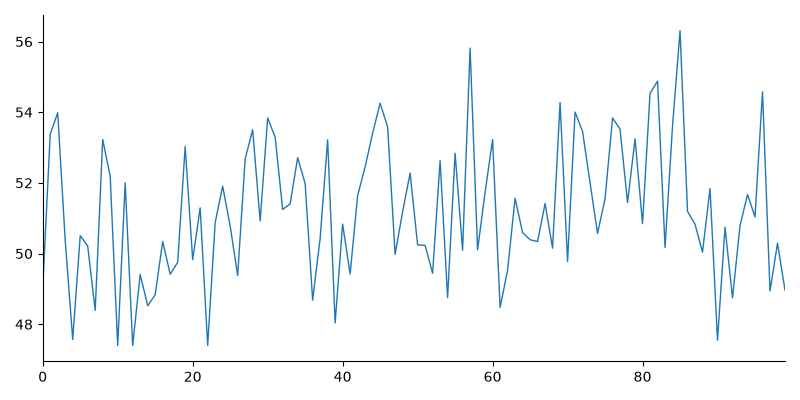
#> input picture samples/chart_01.png, 800 x 400 px; its folder holds only this picture in this run
$ python overlay.py
#> lines starting #> are read from the running program, lines starting #| are printed output that depends on the picture; after the words box and inside, x2 and y2 are one past the last pixel; in counts of white or black regions, pixels touching at a corner belong together
### src/pipeline.py
"""Extract a time series from a line chart image.

Runs plot-area detection, line isolation and (optionally) calibration.
Uses the image alone: nothing here reads the *_meta.json ground truth.

CLI, from the project root:
    python -m src.pipeline image.png --out out.csv
    python -m src.pipeline image.png --list-colors
    python -m src.pipeline image.png --color 1 --xmin 0 --xmax 99 --ymin 40 --ymax 60 --out out.csv
    python -m src.pipeline image.png --box 80 40 810 240 --out out.csv
    python -m src.pipeline image.png --xtick 103 1 --xtick 553 5 --ytick 410 1 --ytick 75 6 --out out.csv
Leave out the axis limits to get relative units: x from 0 to 100% of the plot
width, y from 0 to 100% of the plot height (--pixels gives pixel coordinates
instead). Give the four limits for real values, or --xtick and
--ytick (twice each: pixel, value) instead of the limits to calibrate from two
labelled ticks per axis rather than the box edges. Leave out --color
to use all coloured pixels (or the dark fallback for a black line). Give --box
to set the plot area by hand when detection fails or is wrong.
"""

import argparse

import cv2
import numpy as np
import pandas as pd

from src.calibrate import calibrate
from src.extract import extract_line_pixels, find_plot_area, find_series_colors

# What the x, y columns mean, stored in df.attrs["units"] by extract_series.
UNITS_DATA = "data"
UNITS_RELATIVE = "relative"
UNITS_PIXELS = "pixels"
UNITS_TEXT = {
    UNITS_DATA: "axis values",
    UNITS_RELATIVE: "relative: x in % of the plot width, y in % of the plot height (not real values)",
    UNITS_PIXELS: "pixels in the full image (y grows downwards)",
}

# extract_line_pixels crops this many pixels inside the box, so a manual box
# must leave at least one pixel row/column after cropping.
INSET_PX = 3


def _read_image(img_path):
    img = cv2.imread(str(img_path))
#> img is the input picture: shape (400, 800, 3); mean B, G, R 251, 249, 246.1
    if img is None:
        raise FileNotFoundError(f"Could not read image: {img_path}")
    return img


# [50 lines left out: functions validate_manual_box, validate_ticks, not called in this run]


def _plot_area(img, box):
    """The detected box, or the validated manual one. Returns (box, box_mode)."""
    if box is None:
        return find_plot_area(img)
    return validate_manual_box(box, img.shape), "manual"


# [19 lines left out: functions series_colors, _frame, not called in this run]


def extract_series(
    img_path, x_ref=None, y_ref=None, target_hue=None, box=None, x_ticks=None, y_ticks=None, pixels=False
):
    """Extract the line from the chart at img_path.

    x_ref = (xmin, xmax) and y_ref = (ymin, ymax) are the axis values at the
    edges of the plot area. They are paired with the box edges (left/right,
    bottom/top) to calibrate, and the DataFrame has columns x, y.

    Axis values are optional. With neither limits nor ticks, x and y are in
    relative units: x from 0 (left edge of the plot box) to 100 (right edge)
    and y from 0 (bottom edge) to 100 (top edge). That is the same as the
    limits (0, 100), (0, 100), so the shape of the series, and anything
    computed relative to its range, is the same as with real limits.

    df.attrs["units"] says which it is: "data" (limits or ticks given),
    "relative" or "pixels"; UNITS_TEXT describes each.

    pixels=True returns the raw pixel path instead, as columns px_x, px_y in
    full-image coordinates (for drawing overlays); it cannot be combined with
    limits or ticks.

    target_hue (OpenCV hue 0-179, e.g. a colour from series_colors) extracts
    only the line of that colour. Without it, all coloured pixels are used.

    box: optional manual (left, top, right, bottom) in pixels. If given,
    plot-area detection is skipped; the box is validated (positive size,
    inside the image) and box_mode is "manual".

    x_ticks = ((px1, v1), (px2, v2)) and y_ticks = ((py1, v1), (py2, v2)) are
    an alternative to x_ref/y_ref: two labelled reference points per axis, as
    pixel positions in full-image coordinates with their values. They are
    passed straight to calibrate, so the box edges no longer need known
    values. Give both, and not together with x_ref/y_ref.

    Returns (df, mode, box, box_mode): mode is the line mask used ("color" or
    "dark"), box is the (left, top, right, bottom) pixel box used, and
    box_mode says where it came from ("axes", "grid" or "manual").
    """
    if (x_ref is None) != (y_ref is None):
        raise ValueError("Give both x_ref and y_ref, or neither")
    if (x_ticks is None) != (y_ticks is None):
        raise ValueError("Give both x_ticks and y_ticks, or neither")
    if x_ref is not None and x_ticks is not None:
        raise ValueError("Give either axis limits (x_ref, y_ref) or reference ticks (x_ticks, y_ticks), not both")
    if pixels and (x_ref is not None or x_ticks is not None):
        raise ValueError("pixels=True returns pixel coordinates; do not give limits or ticks with it")
    if x_ticks is not None:
        x_ticks = validate_ticks(x_ticks, "x")
        y_ticks = validate_ticks(y_ticks, "y")

    img = _read_image(img_path)
    box, box_mode = _plot_area(img, box)
    px_x, px_y, mode = extract_line_pixels(img, box, target_hue=target_hue)

    if pixels:
        df = pd.DataFrame({"px_x": px_x, "px_y": px_y})
        df.attrs["units"] = UNITS_PIXELS
        return df, mode, box, box_mode

    if x_ticks is not None:
        x_vals, y_vals = calibrate(px_x, px_y, x_ref=x_ticks, y_ref=y_ticks)
        return _frame(x_vals, y_vals, UNITS_DATA), mode, box, box_mode

    units = UNITS_DATA
    if x_ref is None:
        x_ref, y_ref, units = (0.0, 100.0), (0.0, 100.0), UNITS_RELATIVE

    # Pair each axis value with the matching box edge. The y refs go
    # bottom -> ymin and top -> ymax, which flips the image's downward y axis.
    left, top, right, bottom = box
    x_vals, y_vals = calibrate(
        px_x,
        px_y,
        x_ref=((left, x_ref[0]), (right, x_ref[1])),
        y_ref=((bottom, y_ref[0]), (top, y_ref[1])),
    )
    return _frame(x_vals, y_vals, units), mode, box, box_mode


# [90 lines left out: function main, not called in this run]


# [2 lines that do not run on import are left out]

### src/extract.py
"""Locate the plot area of a line chart image and extract the line's pixels.

Works from the image alone: nothing here reads the *_meta.json ground truth.
"""

import cv2
import numpy as np

# All sizes are fractions of the image, not pixels, so they scale with it.
# None of these is tuned to a particular image.

# Line candidates starting within this fraction of an image edge are ignored:
# they are screenshot borders, frames or window chrome, not chart axes.
BORDER_FRAC = 0.02
# A line must be at least this fraction of the image width/height to count.
MIN_LINE_FRAC = 1 / 3
# A line band may be at most this thick (fraction of the image, at least 3 px).
# Axes and gridlines are thin; filled areas and solid blocks are not.
MAX_THICKNESS_FRAC = 0.01
# A line is "strong" if it is at least this fraction as long as the longest one.
STRONG_FRAC = 0.5

# Adaptive darkness for axis lines. Thresholds are set relative to the
# background (median gray) and tried from strict to loose: background - 127
# (128 on white, the old fixed threshold), then - 95, then - 63. The first one
# that gives a valid box wins.
#
# Why a ladder and not Otsu: Otsu picks one cut from the whole histogram. On a
# mostly white chart it lands somewhere between the background and "everything
# else", so it also pulls in light gridlines, filled areas and anti-aliasing,
# and it moves the threshold on charts that already worked. The ladder keeps
# the strict result whenever it succeeds (so clean charts behave exactly as
# before) and only loosens when nothing valid is found, e.g. for mid-gray axes.
AXIS_CONTRASTS = (127, 95, 63)
# Gridline fallback: anything at least this much darker than the background
# counts as ink, so light gray gridlines (e.g. #dddddd on white) are included.
GRID_CONTRAST = 12

# Box sanity limits, as fractions of the image.
MIN_BOX_FRAC = 0.10  # each side at least 10% of the image width/height
MAX_BOX_AREA_FRAC = 0.90  # box at most 90% of the image area


def _open_lines(ink, width, height):
    """Keep only long straight horizontal and vertical runs of ink pixels."""
    h_len = max(int(width * MIN_LINE_FRAC), 10)
    v_len = max(int(height * MIN_LINE_FRAC), 10)
    h_lines = cv2.morphologyEx(ink, cv2.MORPH_OPEN, cv2.getStructuringElement(cv2.MORPH_RECT, (h_len, 1)))
    v_lines = cv2.morphologyEx(ink, cv2.MORPH_OPEN, cv2.getStructuringElement(cv2.MORPH_RECT, (1, v_len)))
    return h_lines > 0, v_lines > 0


def _line_bands(counts):
    """Group consecutive rows (or columns) that contain line pixels into bands.

    Returns (start, end, peak) per band, keeping only bands that are thin and
    not touching the image border, and of those only the strong ones. peak is
    the row/column with the most line pixels in the band.
    """
    n = len(counts)
    border = int(np.ceil(n * BORDER_FRAC))
    max_thickness = max(3, int(round(n * MAX_THICKNESS_FRAC)))

    bands = []
    i = 0
    while i < n:
        if counts[i] == 0:
            i += 1
            continue
        j = i
        while j + 1 < n and counts[j + 1] > 0:
            j += 1
        touches_border = i < border or j >= n - border
        if not touches_border and j - i + 1 <= max_thickness:
            bands.append((i, j, i + int(np.argmax(counts[i : j + 1]))))
        i = j + 1

    if not bands:
        return []
    longest = max(counts[peak] for _, _, peak in bands)
    return [b for b in bands if counts[b[2]] >= STRONG_FRAC * longest]


def _box_problem(box, shape):
    """Return why box is not a plausible plot area, or None if it is."""
    left, top, right, bottom = box
    height, width = shape[:2]
    if bottom <= top:
        return f"bottom ({bottom}) is not below top ({top})"
    if left >= right:
        return f"left ({left}) is not left of right ({right})"
    if right - left < MIN_BOX_FRAC * width or bottom - top < MIN_BOX_FRAC * height:
        return f"box {box} is too small for a {width}x{height} image"
    if (right - left) * (bottom - top) > MAX_BOX_AREA_FRAC * width * height:
        return f"box {box} covers almost the whole {width}x{height} image"
    return None


# [5 lines left out: function validate_box, not called in this run]


def _axes_box(gray, threshold):
    """Box from dark axis lines: the lowest long horizontal line is the x axis,
    the leftmost long vertical line is the y axis. Returns (box, reason)."""
    height, width = gray.shape
    ink = (gray < threshold).astype(np.uint8) * 255
    h_lines, v_lines = _open_lines(ink, width, height)
    h_bands = _line_bands(h_lines.sum(axis=1))
    v_bands = _line_bands(v_lines.sum(axis=0))
    if not h_bands or not v_bands:
        return None, f"no long horizontal and vertical lines darker than {threshold:.0f}"

    # Lowest strong horizontal line = x axis; leftmost strong vertical = y axis.
    # Choosing by position (not just length) skips a top frame line, a zero
    # line or dark gridlines when the chart has them.
    b_start, b_end, bottom = h_bands[-1]
    l_start, l_end, left = v_bands[0]

    # The axes span the plot area, so their far ends give the other two edges.
    # This also works for a full box, where the ends meet the top/right lines.
    right = int(np.nonzero(h_lines[b_start : b_end + 1].any(axis=0))[0].max())
    top = int(np.nonzero(v_lines[:, l_start : l_end + 1].any(axis=1))[0].min())
    return (left, top, right, bottom), None


# [38 lines left out: function _grid_box, not called in this run]


def find_plot_area(img_bgr):
    """Return ((left, top, right, bottom), mode) for the chart's plot area.

    mode is "axes" when the box comes from the axis lines, or "grid" when no
    axes were found and the box comes from the gridlines instead. Raises
    ValueError if neither gives a plausible box.
    """
    gray = cv2.cvtColor(img_bgr, cv2.COLOR_BGR2GRAY)
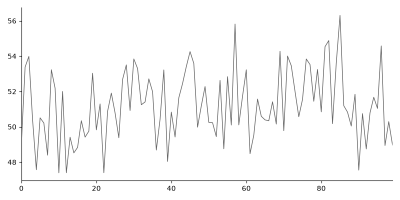
#> gray: shape (400, 800) (shown at 1/2 size); min 0, max 255, mean 248.4
    background = float(np.median(gray))
#> background = 255

    # 1. Axis lines, from the strictest darkness threshold to the loosest.
    axes_reason = None
    for contrast in AXIS_CONTRASTS:
        box, reason = _axes_box(gray, background - contrast)
        if box is not None:
            reason = _box_problem(box, gray.shape)
            if reason is None:
                return box, "axes"
        axes_reason = reason
#> this loop made 1 pass
#> (b_start in _axes_box, b_end in _axes_box, l_start in _axes_box) on pass 1: (361, 361, 43)
#> pass 1, in _axes_box, `ink = (gray < threshold).astype(np.uint8) * 255`:
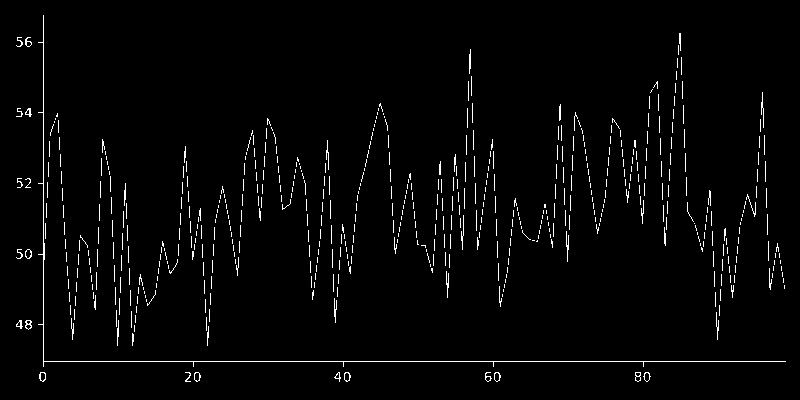
#> ink: shape (400, 800); 2.4% white in thin lines or dots, all inside (x1, y1, x2, y2) = (16, 15, 786, 382)
#> pass 1, in _open_lines, `h_lines = cv2.morphologyEx(ink, cv2.MORPH_OPEN, cv2.getStructuringElem..`:
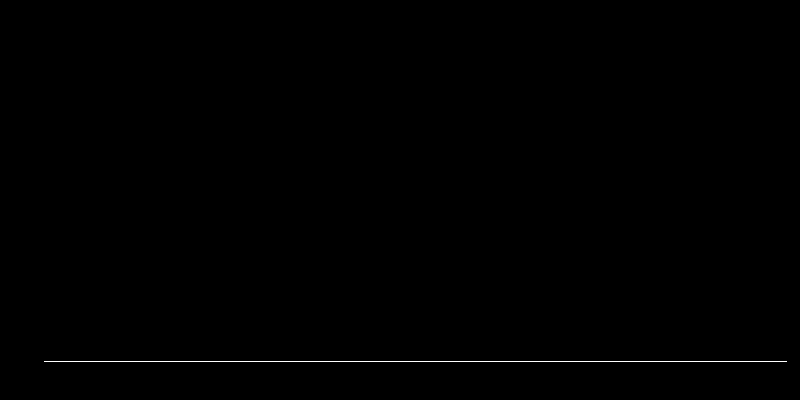
#> h_lines: shape (400, 800); 0.23% white in thin lines or dots, all inside (x1, y1, x2, y2) = (44, 361, 787, 362)
#> pass 1, in _open_lines, `v_lines = cv2.morphologyEx(ink, cv2.MORPH_OPEN, cv2.getStructuringElem..`:
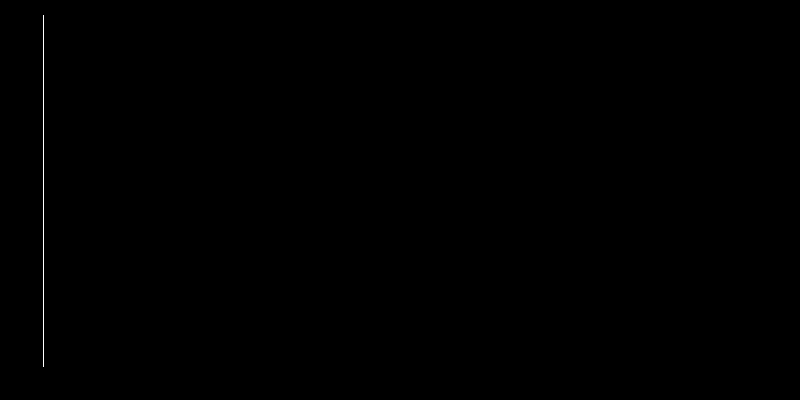
#> v_lines: shape (400, 800); 0.11% white in thin lines or dots, all inside (x1, y1, x2, y2) = (43, 15, 44, 367)
#> in extract_series, `box, box_mode = _plot_area(img, box)`: box = (43, 15, 786, 361); box_mode = 'axes'

    # 2. No usable axes: fall back to light gridlines.
    box, grid_reason = _grid_box(gray, background - GRID_CONTRAST)
    if box is not None:
        grid_reason = _box_problem(box, gray.shape)
        if grid_reason is None:
            return box, "grid"

    raise ValueError(f"No plot area found. Axes: {axes_reason}. Gridlines: {grid_reason}.")


# [6 lines left out: function detect_plot_area, not called in this run]


# --- Line isolation -------------------------------------------------------

# Hues are in OpenCV units: 0-179, i.e. degrees / 2, and they wrap around.
# Two colours within this many units (20 degrees) count as the same series.
HUE_TOL = 10
# Ignore very dark pixels when reading colour: their hue is mostly noise.
MIN_VALUE = 50
# Drop colour clusters smaller than this share of the saturated pixels.
MIN_COLOR_FRAC = 0.01
# k-means is fitted on at most this many pixels (evenly spaced, deterministic).
MAX_KMEANS_PIXELS = 5000


def _crop_inside(img_bgr, box, inset):
    """Crop the plot area, stepping in `inset` px so axes and ticks are excluded.
    Returns (crop, x0, y0) where (x0, y0) is the crop's top-left in the image."""
#> called with box = (43, 15, 786, 361), inset = 3
    left, top, right, bottom = box
#> left = 43; top = 15; right = 786; bottom = 361
    x0, y0 = left + inset, top + inset
#> x0 = 46; y0 = 18
    return img_bgr[y0 : bottom - inset, x0 : right - inset], x0, y0


# [74 lines left out: functions _hue_distance, _circular_mean_hue, find_series_colors, not called in this run]


def _column_runs(mask):
    """For each column, the vertical runs of mask pixels as (start_row, end_row)."""
    runs = []
    for col in range(mask.shape[1]):
        rows = np.flatnonzero(mask[:, col])
        if rows.size == 0:
            runs.append([])
            continue
        breaks = np.flatnonzero(np.diff(rows) > 1)
        starts = np.r_[rows[0], rows[breaks + 1]]
        ends = np.r_[rows[breaks], rows[-1]]
        runs.append(list(zip(starts.tolist(), ends.tolist())))
    return runs


def _closest_run(runs, y):
    """The run nearest to row y (distance 0 if y lies inside the run)."""
    return min(runs, key=lambda r: (max(r[0] - y, 0, y - r[1]), abs((r[0] + r[1]) / 2 - y)))


def _track_line(mask):
    """Follow one line through the mask, column by column.

    Starts inside the largest connected component (the main line, not a legend
    sample or stray marks), then walks right and left. In each column it picks
    the vertical run closest to the previous column's y and takes the run's
    median row. Returns an array of y per column, NaN where a column is empty.
    """
    n_rows, n_cols = mask.shape
    ys = np.full(n_cols, np.nan)
    n_labels, labels, stats, _ = cv2.connectedComponentsWithStats(mask.astype(np.uint8), connectivity=8)
    if n_labels <= 1:
        return ys
    biggest = 1 + int(np.argmax(stats[1:, cv2.CC_STAT_AREA]))
    in_biggest = labels == biggest

    # Start in the middle column of the largest component, on its run there.
    comp_cols = np.flatnonzero(in_biggest.any(axis=0))
    start = int(comp_cols[len(comp_cols) // 2])
    runs = _column_runs(mask)
    start_run = max(runs[start], key=lambda r: in_biggest[r[0] : r[1] + 1, start].sum())
    ys[start] = (start_run[0] + start_run[1]) / 2  # median of a contiguous run

    for direction in (1, -1):
        prev_y = ys[start]
        col = start + direction
        while 0 <= col < n_cols:
            if runs[col]:
                run = _closest_run(runs[col], prev_y)
                ys[col] = prev_y = (run[0] + run[1]) / 2
            col += direction
    return ys


def extract_line_pixels(
    img_bgr,
    box,
    inset=3,
    sat_threshold=60,
    min_color_pixels=100,
    dark_threshold=80,
    target_hue=None,
    hue_tol=HUE_TOL,
):
    """Return (px_x, px_y, mode): the line's y-position per pixel column.

    Coordinates are in full-image pixels. Only the x-range where the line was
    actually found is returned: gaps inside it are filled by linear
    interpolation, but nothing is extrapolated past either end.

    target_hue (OpenCV units, 0-179, e.g. from find_series_colors) keeps only
    pixels of that colour, within hue_tol. Without it, all saturated pixels
    are used, as before.

    mode is "color" when the line was found by saturation, or "dark" when no
    target_hue was given, fewer than min_color_pixels coloured pixels were
    found, and the mask was built from dark pixels (grayscale < dark_threshold).
    """
    crop, x0, y0 = _crop_inside(img_bgr, box, inset)
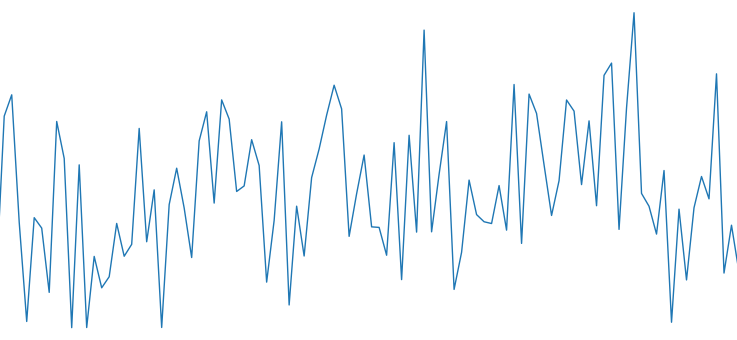
#> crop: shape (340, 737, 3); mean B, G, R 251.8, 249.2, 245.5
#> x0 = 46; y0 = 18

    # The data line is coloured; the background, grid, axes and text are
    # white, grey or black, which all have low saturation.
    hsv = cv2.cvtColor(crop, cv2.COLOR_BGR2HSV)
#> hsv: shape (340, 737, 3); mean H, S, V 7.4, 8.2, 251.8
#> (the rest of the program and of its run is left out)
